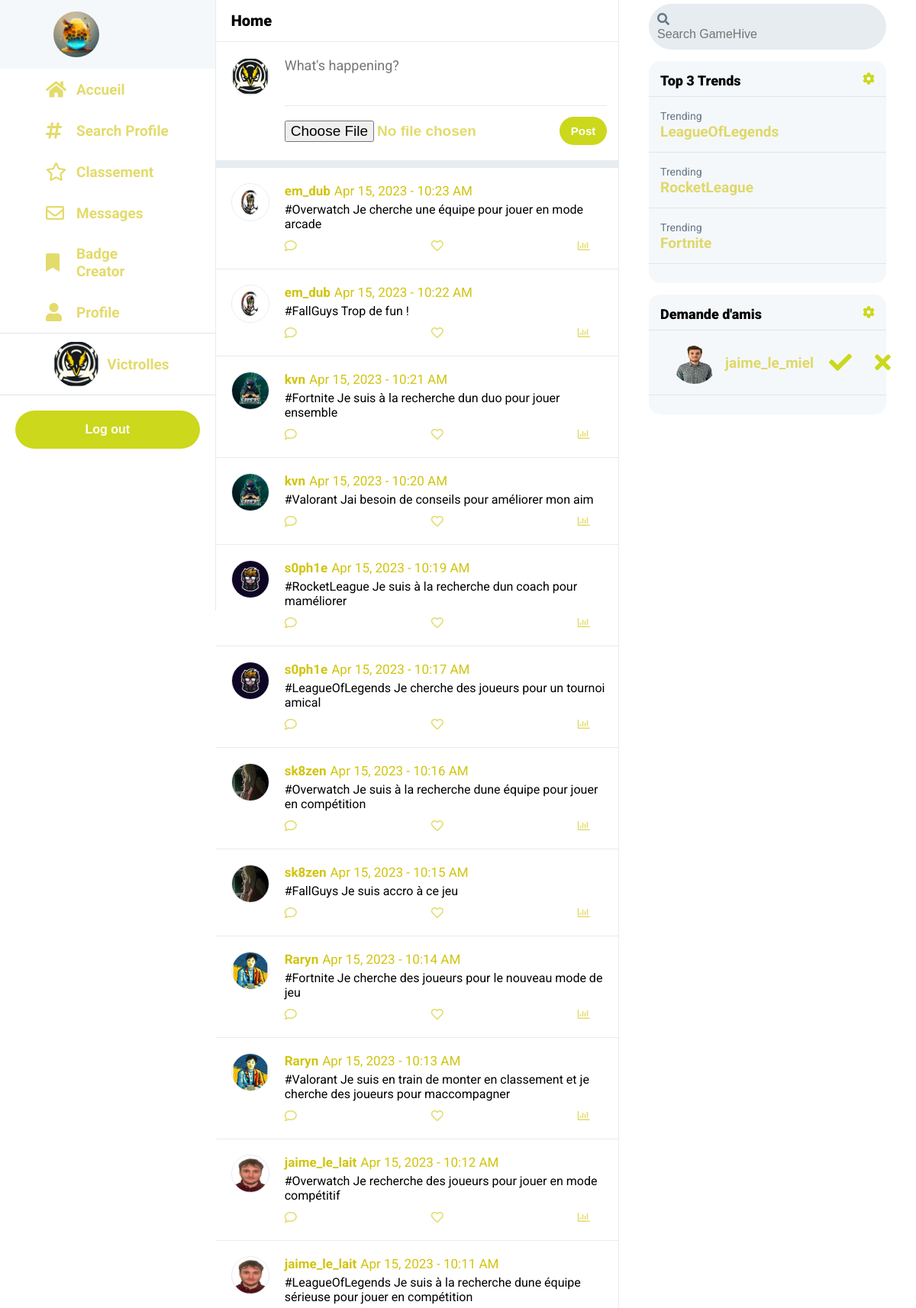
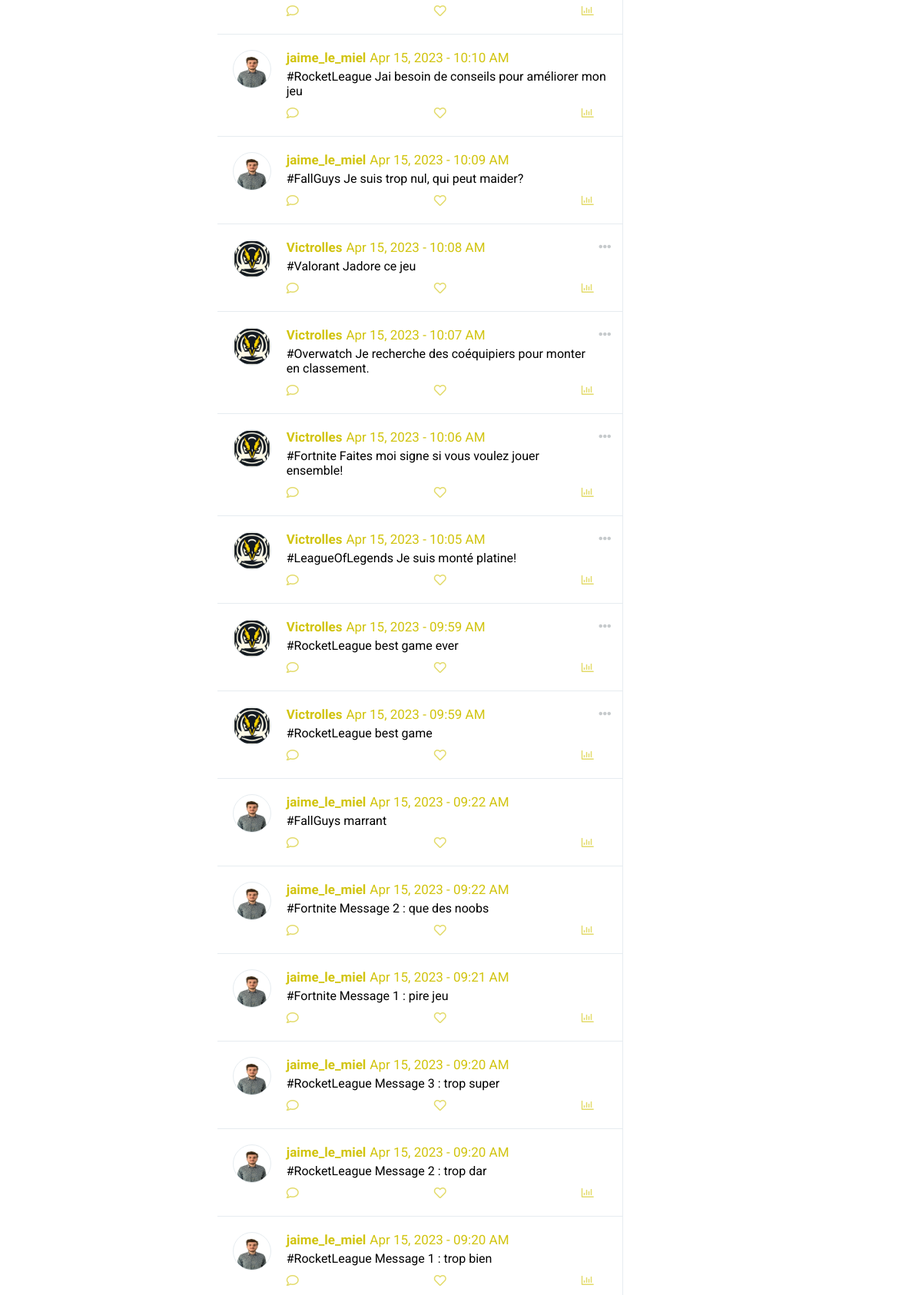
/accueil.php (signed in, upper part), run on the app's committed database (2 pictures, top to bottom).
### tables this page shows
CREATE TABLE `profil` (
  `id` int(11) NOT NULL,
  `name` varchar(100) NOT NULL,
  `surname` varchar(100) NOT NULL,
  `pseudo` varchar(100) NOT NULL,
  `avatar` varchar(200) NOT NULL,
  `datedenaissance` date NOT NULL,
  `email` varchar(100) NOT NULL,
  `description` varchar(250) NOT NULL,
  `password` varchar(100) NOT NULL
);

CREATE TABLE `post` (
  `id` int(11) NOT NULL,
  `id_profil` int(11) NOT NULL,
  `texte` varchar(250) NOT NULL,
  `image` varchar(250) DEFAULT NULL,
  `date` varchar(100) NOT NULL
);

### php/database.php (called while the page is built, shortened)
<?php
function GetIdFromPseudo($pseudo) {
  global $conn;
  if (!isset($pseudo) || empty($pseudo)){
    $pseudo = $_COOKIE["pseudo"];
  }
  $sql = "SELECT
            *
          FROM
            profil
          WHERE
            pseudo = '$pseudo'";
  $result = $conn->query($sql);
  $row = $result->fetch_assoc();
  $id_profil = $row["id"];
  return $id_profil;
}
?>

### php/tweet.php (the view, shortened to what this page needs)
<?php
$id_profil = GetIdFromPseudo("");
$query = "  SELECT
                POS.id AS id_post,
                PRO.id AS id_profil,
                pseudo,
                avatar,
                texte,
                POS.date,
                image
            FROM
                post POS
            INNER JOIN
                profil PRO
                    ON
                        PRO.id = POS.id_profil
            WHERE
                id_profil = $id_profil
            OR
                id_profil IN (  SELECT
                                    id_profil
                                FROM
                                    follow
                                WHERE
                                    id_follower = $id_profil)
            ORDER BY
                date DESC";
$data = mysqli_query($conn, $query);
function toDate($date) {
    $date = new DateTime($date);
    return $date->format('M d, Y - h:i A');
}
if (isset($_GET['modifyId']) && $_GET['modifyId'] != "" && CheckPostsBelongingToUser($_GET['modifyId'])) {
    $modifiedId = $_GET['modifyId'];
    $sql = "SELECT
                *
            FROM
                post
            WHERE
                id = $modifiedId";
    $result = $conn->query($sql);
    $row2 = $result->fetch_assoc();
    $modifiedText = $row2['texte'];
    $sql = "SELECT
                avatar
            FROM
                profil
            WHERE
                id = '$id_profil'";
    $result2 = $conn->query($sql);
    $row3 = $result2->fetch_assoc();
    $avatar = $row3['avatar'];
    ?>
    <div class="tweet__box tweet__add">
        <div class="tweet__left">
            <img src="<?php echo $avatar?>" alt="avatar">
        </div>
        <div class="tweet__body">
            <h2 class="title__modify">Modify your tweet</h2>
            <form action="php/redirect_edit_post.php" method="post" enctype="multipart/form-data">
                <textarea name="modified_post_text" id="" cols="100%" rows="3" required><?php echo $modifiedText;?></textarea>
                <input type="hidden" name="modified_post_id" value="<?php echo $modifiedId;?>">
                <?php
                    if (isset($row2["image"]) && $row2["image"] != ""){
                        $row2["image"] = str_replace("../", "", $row2["image"]);
                        echo "  <div class='tweet__image'>
                                    <div class='relative-image'>
                                        <img src='$row2[image]' alt='Image'>
                                        <div class='cross'>
                                            <a href='php/deleteImageFromPost.php?postId=$modifiedId'>
                                                <svg xmlns='http://www.w3.org/2000/svg' viewBox='0 0 512 512'>
                                                    <path d='M256 512A256 256 0 1 0 256 0a256 256 0 1 0 0 512zM175 175c9.4-9.4 24.6-9.4 33.9 0l47 47 47-47c9.4-9.4 24.6-9.4 33.9 0s9.4 24.6 0 33.9l-47 47 47 47c9.4 9.4 9.4 24.6 0 33.9s-24.6 9.4-33.9 0l-47-47-47 47c-9.4 9.4-24.6 9.4-33.9 0s-9.4-24.6 0-33.9l47-47-47-47c-9.4-9.4-9.4-24.6 0-33.9z'/>
                                                </svg>
                                            </a>
                                        </div>
                                    </div>
                                </div>";
                    }
                ?>
                <div class="tweet__icons-wrapper">
                    <div class="tweet__icons-add">
                        <input type="file" id="img" name="image" accept="image/png, image/jpeg">
                    </div>
                    <button class="button__tweet" type="submit" name="btn_modify_post">Modify</button>
                </div>
            </form>
        </div>
    </div>
    <?php
    while($row=mysqli_fetch_assoc($data))
    {
        $id = $row['id_post'];
        $pseudo = $row['pseudo'];
        $avatar = $row['avatar'];
        $post_text = $row['texte'];
        $post_date = $row['date'];
        if ($id != $modifiedId) {
    ?>
        <div class="tweet__box">
            <div class="tweet__left">
                <img src="<?php echo $avatar?>" alt="avatar">
            </div>
            <div class="tweet__body">
                <a href="profil.php?pseudo=<?php echo $pseudo; ?>">
                    <div class="tweet__header">
                        <p class="tweet__name"><?php echo $pseudo; ?></p>
                        <p class="tweet__date"><?php echo toDate($post_date)?></p>
                    </div>
                </a>
                <p class="tweet__text"><?php echo $post_text; ?></p>
                <?php
                if (isset($row["image"]) && $row["image"] != ""){
                    $row["image"] = str_replace("../", "", $row["image"]);
                    echo "  <div class='tweet__image'>
                                <img src='$row[image]' alt='Image'>
                            </div>";
                }
                ?>
                <div class="tweet__icons">
                    <a href=""><i class="far fa-comment"></i></a>
                    <a href=""><i class="far fa-reply"></i></a>
                    <a href=""><i class="far fa-heart"></i></a>
                    <a href=""><i class="far fa-upload"></i></a>
                    <a href=""><i class="far fa-chart-bar"></i></a>
                </div>
            </div>
        </div>
        <?php
        }
    }
} else {
    while($row=mysqli_fetch_assoc($data))
    {
        $pseudo = $row['pseudo'];
        $avatar = $row['avatar'];
        $post_text = $row['texte'];
        $post_date = $row['date'];
    ?>
    <div class="tweet__box">
        <div class="tweet__left">
            <img src="<?php echo $avatar?>" alt="avatar">
        </div>
        <div class="tweet__body">
            <a href="profil.php?pseudo=<?php echo $pseudo; ?>">
                <div class="tweet__header">
                    <p class="tweet__name"><?php echo $pseudo; ?></p>
                    <p class="tweet__date"><?php echo toDate($post_date)?></p>
                </div>
            </a>
            <p class="tweet__text"><?php echo $post_text; ?></p>
            <div class="tweet__icons">
                <a href=""><i class="far fa-comment"></i></a>
                <a href=""><i class="far fa-reply"></i></a>
                <a href=""><i class="far fa-heart"></i></a>
                <a href=""><i class="far fa-upload"></i></a>
                <a href=""><i class="far fa-chart-bar"></i></a>
            </div>
        </div>
        <div class="tweet__del">
            <div class="dropdown">
                <?php
                if($id_profil == $row['id_profil']){
                    echo "  <button class='dropbtn'>
                                <span class='fa fa-ellipsis-h'>
                                </span>
                            </button>";
                }
                ?>
            </div>
        </div>
    </div>
    <?php
    }
}
?>

### accueil.php (shortened to what this page needs)
<?php
include "php/database.php";
require_once('php/header.php');
if (CheckLogin()==true){
    global $conn;
    $id_profil = GetIdFromPseudo("");
    $sql = "SELECT
                avatar
            FROM
                profil
            WHERE
                id = '$id_profil'";
    $result = $conn->query($sql);
    $row = $result->fetch_assoc();
    $avatar = $row['avatar'];
} else {
    header("location: login.php");
}
?>
<body>
    <div class="grid-container">
        <?php require_once('php/left-sidebar.php'); ?>
        <div class="main">
            <p class="page__title">Home</p>
            <div class="tweet__box tweet__add">
                <div class="tweet__left">
                    <img src="<?php echo $avatar?>" alt="avatar">
                </div>
                <div class="tweet__body">
                    <form method="post" enctype="multipart/form-data">
                        <textarea name="post_text" id="" cols="100%" rows="3" placeholder="What's happening?" required></textarea>
                        <div class="tweet__icons-wrapper">
                            <div class="tweet__icons-add">
                                <input type="file" id="img" name="post_image" accept="image/png, image/jpeg">
                            </div>
                            <button class="button__tweet" type="submit" name="btn_add_post">Post</button>
                        </div>
                    </form>
                </div>
            </div>
            <?php require_once "php/tweet.php";?>
        </div>
        <?php require_once('php/right-sidebar.php'); ?>
</body>

### php/left-sidebar.php (shortened to what this page needs)
<?php
$pseudo_sidebar = $_COOKIE['pseudo'];
$sql = "SELECT
            *
        FROM
            profil
        WHERE
            pseudo = '$pseudo_sidebar'";
$result = $conn->query($sql);
$row = $result->fetch_assoc();
$avatar_sidebar = $row["avatar"];
?>
<div class="sidebar">
    <ul style="list-style: none">
        <li>
            <img class="ico" src="images/avatar.png" alt="">
        </li>
        <li class="active__menu">
            <i class="fa fa-home"></i>
            <span>
                <a href="accueil.php">
                    <p>Accueil</p>
                </a>
            </span>
        </li>
        <li>
            <i class="fa fa-hashtag"></i>
            <span>
                <a href="search_profile.php">
                    <p>Search Profile</p>
                </a>
            </span>
        </li>
        <li>
            <i class="far fa-star"></i>
            <span>
                <a href="classement.php">
                    <p>Classement</p>
                </a>
            </span>
        </li>
        <li>
            <i class="far fa-envelope"></i>
            <span>
                <a href="messagerie.php">
                    <p>Messages</p>
                </a>
            </span>
        </li>
        <li>
            <i class="fa fa-bookmark"></i>
            <span>
                <a href="badge_creator.php">
                    <p>Badge Creator</p>
                </a>
            </span>
        </li>
        <li>
            <i class="fa fa-user"></i>
            <span>
                <a href=<?php echo "profil.php?pseudo=$pseudo_sidebar"?>>
                    <p>Profile</p>
                </a>
            </span>
        </li>
    </ul>
    <div class="profile">
        <img class="profile__avatar ico" src="<?php echo $avatar_sidebar; ?>" alt="">
        <div class="profile__info">
            <p class="profile__pseudo"><?php echo $pseudo_sidebar; ?></p>
        </div>
    </div>
    <form class="logout" method="post">
        <button class="sidebar__tweet" type="submit" name="deconnexion">Log out</button>
    </form>
</div>

### php/right-sidebar.php (shortened to what this page needs)
<?php
$sql = "SELECT
            SUBSTRING(tag, 2) AS hashtag,
            COUNT(*) AS count
        FROM
            (SELECT DISTINCT
                SUBSTRING_INDEX(SUBSTRING_INDEX(texte, ' ', numbers.n), ' ', -1) AS tag
            FROM
                post
            CROSS JOIN
                (SELECT 1 n UNION SELECT 2 UNION SELECT 3 UNION SELECT 4 UNION SELECT 5) numbers
            WHERE
                CHAR_LENGTH(texte) - CHAR_LENGTH(REPLACE(texte, ' ', '')) + 1 >= numbers.n) tags
        WHERE
            tag REGEXP '^#[a-zA-Z0-9_]+$'
        GROUP BY
            hashtag
        ORDER BY
            count DESC
        LIMIT
            3;";
$data = mysqli_query($conn, $sql);
?>
<div class="right__sidebar">
    <div class="search-container">
        <a href="#" class="search-btn" onclick="submitForm();">
            <i class="fa fa-search"></i>
        </a>
        <form id="search-form" method="GET" action="search.php">
            <input type="text" name="search_texte" placeholder="Search GameHive" class="search-input">
        </form>
    </div>
    <div class="trends__container">
        <div class="trends__box">
            <div class="trends__header">
                <p>Top 3 Trends</p>
                <i class="fa fa-cog"></i>
            </div>
            <div class="trends__body">
                <?php
                while($row=mysqli_fetch_assoc($data))
                {
                    $hashtag = $row['hashtag'];
                    ?>
                    <div class="trend texte">
                        <span>Trending</span>
                        <?php echo "<a href='search.php?search_texte=$hashtag'><p>$hashtag</p></a>";?>
                    </div>
                <?php
                }
                ?>
            </div>
            <div class="trends__footer">
            </div>
        </div>
    </div>
    <?php
    $id_profil_self = GetIdFromPseudo("");
    $sql = "SELECT
                PRO.id,
                PRO.avatar,
                PRO.pseudo
            FROM
                friend FRI
            INNER JOIN
                profil PRO
                    ON
                        FRI.id_profil1 = PRO.id
            WHERE
                id_profil2 = $id_profil_self
            AND
                FRI.accepter = 0";
    $result = $conn->query($sql);
    ?>
    <div class="trends__container">
        <div class="trends__box">
            <div class="trends__header">
                <p>Demande d'amis</p>
                <i class="fa fa-cog"></i>
            </div>
            <div class="trends__body">
                <?php
                while($row=mysqli_fetch_assoc($result))
                {
                    $id = $row['id'];
                    $pseudo = $row['pseudo'];
                    $avatar = $row['avatar'];
                    echo "  <div class='friends__lists__item'>
                                <div class='avatar'>
                                    <a href='profil.php?pseudo=$pseudo'>
                                        <img class='ico' src='$avatar' alt='Avatar'>
                                    </a>
                                </div>
                                <div class='pseudo'>
                                    <a href='profil.php?pseudo=$pseudo'>
                                        <p>$pseudo</p>
                                    </a>
                                </div>
                                <div class='decision'>
                                    <a href='php/accepter.php?id=$id'>
                                        <i class='fa fa-check'></i>
                                    </a>
                                </div>
                                <div class='decision'>
                                    <a href='php/refuser.php?id=$id'>
                                        <i class='fa fa-times'></i>
                                    </a>
                                </div>
                            </div>";
                }
                ?>
            </div>
            <div class="trends__footer">
            </div>
        </div>
    </div>
</div>

### data on the page
profil: avatar (picture)
post: id_profil.avatar (picture), id_profil.pseudo "em_dub", date "Apr 15, 2023 - 10:23 AM", texte "#Overwatch Je cherche une équipe pour jouer en mode arcade"
post: id_profil.avatar (picture), id_profil.pseudo "em_dub", date "Apr 15, 2023 - 10:22 AM", texte "#FallGuys Trop de fun !"
post: id_profil.avatar (picture), id_profil.pseudo "kvn", date "Apr 15, 2023 - 10:21 AM", texte "#Fortnite Je suis à la recherche dun duo pour jouer ensemble"
post: id_profil.avatar (picture), id_profil.pseudo "kvn", date "Apr 15, 2023 - 10:20 AM", texte "#Valorant Jai besoin de conseils pour améliorer mon aim"
post: id_profil.avatar (picture), id_profil.pseudo "s0ph1e", date "Apr 15, 2023 - 10:19 AM", texte "#RocketLeague Je suis à la recherche dun coach pour maméliorer"
post: id_profil.avatar (picture), id_profil.pseudo "s0ph1e", date "Apr 15, 2023 - 10:17 AM", texte "#LeagueOfLegends Je cherche des joueurs pour un tournoi amical"
post: id_profil.avatar (picture), id_profil.pseudo "sk8zen", date "Apr 15, 2023 - 10:16 AM", texte "#Overwatch Je suis à la recherche dune équipe pour jouer en compétition"
post: id_profil.avatar (picture), id_profil.pseudo "sk8zen", date "Apr 15, 2023 - 10:15 AM", texte "#FallGuys Je suis accro à ce jeu"
post: id_profil.avatar (picture), id_profil.pseudo "Raryn", date "Apr 15, 2023 - 10:14 AM", texte "#Fortnite Je cherche des joueurs pour le nouveau mode de jeu"
post: id_profil.avatar (picture), id_profil.pseudo "Raryn", date "Apr 15, 2023 - 10:13 AM", texte "#Valorant Je suis en train de monter en classement et je cherche des joueurs pour maccompagner"
post: id_profil.avatar (picture), id_profil.pseudo "jaime_le_lait", date "Apr 15, 2023 - 10:12 AM", texte "#Overwatch Je recherche des joueurs pour jouer en mode compétitif"
post: id_profil.avatar (picture), id_profil.pseudo "jaime_le_lait", date "Apr 15, 2023 - 10:11 AM", texte "#LeagueOfLegends Je suis à la recherche dune équipe sérieuse pour jouer en compétition"
post: id_profil.avatar (picture), id_profil.pseudo "jaime_le_miel", date "Apr 15, 2023 - 10:10 AM", texte "#RocketLeague Jai besoin de conseils pour améliorer mon jeu"
post: id_profil.avatar (picture), id_profil.pseudo "jaime_le_miel", date "Apr 15, 2023 - 10:09 AM", texte "#FallGuys Je suis trop nul, qui peut maider?"
post: id_profil.avatar (picture), id_profil.pseudo "Victrolles", date "Apr 15, 2023 - 10:08 AM", texte "#Valorant Jadore ce jeu"
post: id_profil.avatar (picture), id_profil.pseudo "Victrolles", date "Apr 15, 2023 - 10:07 AM", texte "#Overwatch Je recherche des coéquipiers pour monter en classement."
post: id_profil.avatar (picture), id_profil.pseudo "Victrolles", date "Apr 15, 2023 - 10:06 AM", texte "#Fortnite Faites moi signe si vous voulez jouer ensemble!"
post: id_profil.avatar (picture), id_profil.pseudo "Victrolles", date "Apr 15, 2023 - 10:05 AM", texte "#LeagueOfLegends Je suis monté platine!"
post: id_profil.avatar (picture), id_profil.pseudo "Victrolles", date "Apr 15, 2023 - 09:59 AM", texte "#RocketLeague best game ever"
post: id_profil.avatar (picture), id_profil.pseudo "Victrolles", date "Apr 15, 2023 - 09:59 AM", texte "#RocketLeague best game"
post: id_profil.avatar (picture), id_profil.pseudo "jaime_le_miel", date "Apr 15, 2023 - 09:22 AM", texte "#FallGuys marrant"
post: id_profil.avatar (picture), id_profil.pseudo "jaime_le_miel", date "Apr 15, 2023 - 09:22 AM", texte "#Fortnite Message 2 : que des noobs"
post: id_profil.avatar (picture), id_profil.pseudo "jaime_le_miel", date "Apr 15, 2023 - 09:21 AM", texte "#Fortnite Message 1 : pire jeu"
post: id_profil.avatar (picture), id_profil.pseudo "jaime_le_miel", date "Apr 15, 2023 - 09:20 AM", texte "#RocketLeague Message 3 : trop super"
post: id_profil.avatar (picture), id_profil.pseudo "jaime_le_miel", date "Apr 15, 2023 - 09:20 AM", texte "#RocketLeague Message 2 : trop dar"
post: id_profil.avatar (picture), id_profil.pseudo "jaime_le_miel", date "Apr 15, 2023 - 09:20 AM", texte "#RocketLeague Message 1 : trop bien"
profil: avatar (picture), pseudo "jaime_le_miel"

### other printed values
$pseudo_sidebar "Victrolles"
$hashtag "LeagueOfLegends"
$hashtag "RocketLeague"
$hashtag "Fortnite"
